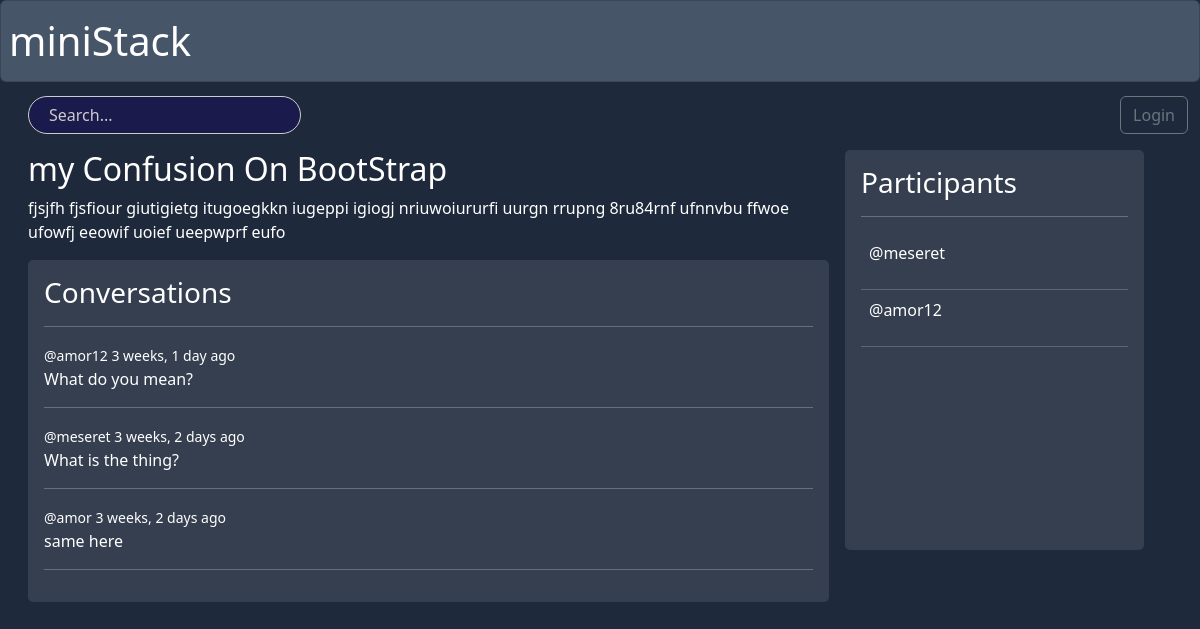
The app's page /post/2/ with its own data.
### base/models.py (models this page shows, shortened)
class Post(models.Model):
    user=models.ForeignKey(User, on_delete=models.SET_NULL,null=True)
    title=models.ForeignKey(Title, on_delete=models.SET_NULL,null=True)
    name=models.CharField(max_length=300)
    description=models.TextField(null=True,blank=True)
    participant=models.ManyToManyField(User,related_name='participants',blank=True)
    updated=models.DateTimeField(auto_now=True)
    created=models.DateTimeField(auto_now_add=True)
    class Meta:
        ordering=['-updated','-created']

class Message (models.Model):
    user= models.ForeignKey(User, on_delete=models.CASCADE)
    post=models.ForeignKey(Post, on_delete=models.CASCADE)
    body = models.TextField()
    updated=models.DateTimeField(auto_now=True)
    created=models.DateTimeField(auto_now_add=True)
    class Meta:
        ordering=['-updated','-created']

### base/views.py (the view, shortened to what this page needs)
# urls.py: path('post/<str:pk>/',views.post, name='post'),
def post(request,pk):
    post=Post.objects.get(id=pk)
    comments= post.message_set.all()
    participants=post.participant.all()
    context = {'post':post,'comments':comments,'participants':participants}
    return render(request,'base/post.html',context)

### base/templates/base/post.html (shortened to what this page needs)
{% extends 'main.html' %} {% block content %}
<div class="container">
  <div class="content">
    <h2>{{ post.name }}</h2>
    <p>{{ post.description }}</p>
    <div class="wrapper">
      <h3>Conversations</h3>
      <hr />
      {% for comment in comments %}
      <div>
        <small>@{{ comment.user }} {{ comment.created|timesince }} ago</small>
        <p>{{ comment.body }}</p>
        <hr />
      </div>
      {% endfor %}
    </div>
  </div>
  <div class="participants">
    <h3>Participants</h3>
    <hr />
    {% for participant in participants %}
    <div class="participant">
      <p>@{{ participant.username }}</p>
    </div>
    {% endfor %}
  </div>
</div>
 {% endblock %}

### templates/main.html (shortened to what this page needs)
<!DOCTYPE html>
<html lang="en">
  <head>
    <link href="https://stackpath.bootstrapcdn.com/bootstrap/4.5.2/css/bootstrap.min.css" rel="stylesheet" />
    <link
      href="https://cdn.jsdelivr.net/npm/bootstrap@5.3.3/dist/css/bootstrap.min.css"
      rel="stylesheet"
 />
  </head>
  <h1 class="card text-white mb-3 py-3 px-2 fixed-header" style="background-color: rgb(71 85 105)">miniStack</h1>
  <body class="text-white mb-3" style="margin-top: 6rem; z-index: 0; background-color: rgb(30 41 59)">
    {% include 'navbar.html' %}  {% block content %} {% endblock %}
  </body>
</html>

### templates/navbar.html
<div class="container-fluid d-flex justify-content-between">
  <form method="GET" action="" class="d-flex ms-3" role="search">
    <input
      class="form-control custom-search-input"
      type="text"
      name="q"
      placeholder="Search..."
      aria-label="Search"
      style="width: 100%; padding: 12px 20px; border-radius: 30px; border: 1px solid #ccc" />
  </form>
  <div class="d-flex align-items-center ms-auto">
    {% if request.user.is_authenticated %} {% csrf_token %}
    <p class="mb-0 me-3 fs-5 fst-italic" style="font-family: 'Merriweather', serif">Hello, {{request.user}}</p>
    <a class="btn btn-outline-secondary" href="{% url 'logout' %}">Logout</a>
    {% else %}
    <a href="{% url 'login' %}" class="btn btn-outline-secondary">Login</a>
    {% endif %}
  </div>
</div>

### templates/main.html (style rules this page uses)
.fixed-header { position: fixed; top: 0; left: 0; right: 0; z-index: 1; }
a:link { text-decoration: none; }
* { scrollbar-width: thin; scrollbar-color: rgb(71 85 105); rgb(46, 16, 101); }

### base/templates/base/post.html (style rules this page uses)
body { background-color: #070738; color: whitesmoke; height: 100vh; margin: 0; display: flex; flex-direction: column; }
.container { display: flex; flex: 1; margin: 1rem; overflow: hidden; }
.content { flex: 3; padding-right: 1rem; overflow-y: auto; }
.wrapper { padding: 1rem; background-color: rgba(255, 255, 255, 0.1); border-radius: 5px; max-height: 60vh; overflow-y: auto; }
.participants { max-height: 400px; overflow-y: auto; flex: 1; padding: 1rem; background-color: rgba(255, 255, 255, 0.1); border-radius: 5px; }
.participants h3 { margin-top: 0; }
.participant { padding: 0.5rem; border-bottom: 1px solid rgba(255, 255, 255, 0.2); transition: background-color 0.3s; }
input[type="text"] { width: 100%; padding: 0.5rem; border: none; border-radius: 5px; background-color: #1a1a4d; color: white; }
input[type="text"]::placeholder { color: #ccc; }

### records on screen
Post: name "my Confusion On BootStrap", description "fjsjfh fjsfiour giutigietg itugoegkkn iugeppi igiogj nriuwoiururfi uurgn rrupng 8ru84rnf ufnnvbu ffwoe ufowfj eeowif uoief ueepwprf eufo"
Message: user "amor12", created "3 weeks, 1 day", body "What do you mean?"
Message: user "meseret", created "3 weeks, 2 days", body "What is the thing?"
Message: user "amor", created "3 weeks, 2 days", body "same here"

### other values on screen
{{ participant.username }} "meseret"
{{ participant.username }} "amor12"
